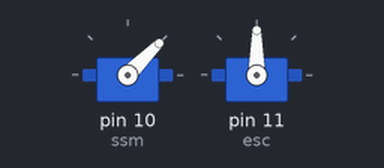
A sketch run on a simulated Arduino Uno, built with avr-gcc and run on an emulated ATmega328P. On the bench: 2 × servo.

Above: at 0.05 s.
At 4.0 s:
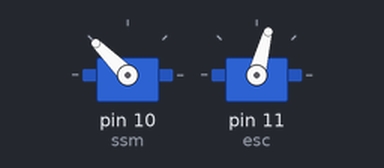
Timing chart, 0 to 5.2 s (numbered marks = the images above):
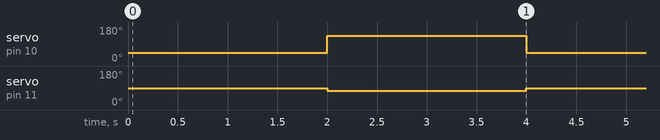

The sketch:

Steering_and_motor_control_arduino_uno.ino
```cpp
#include <Servo.h>

Servo ssm;
Servo esc;

int steering = 90, velocity = 90;

void setup()  {
  ssm.attach(10);
  esc.attach(11);
}


void loop() {
  setVehicle(45, 90);
  delay(2000);
  setVehicle(135, 45);
  delay(2000);

}

void setVehicle(int s, int v)
{
  s = min(max(0, s), 180);
  v = min(max(75, v), 105);
  ssm.write(s);
  esc.write(v);
}
```

Measured:
- by itself, servo on pin 10 (ssm): alternates 135° for 2.0 s and 45° for 2.0 s
- by itself, servo on pin 11 (esc): alternates 90° for 2.0 s and 75° for 2.0 s
